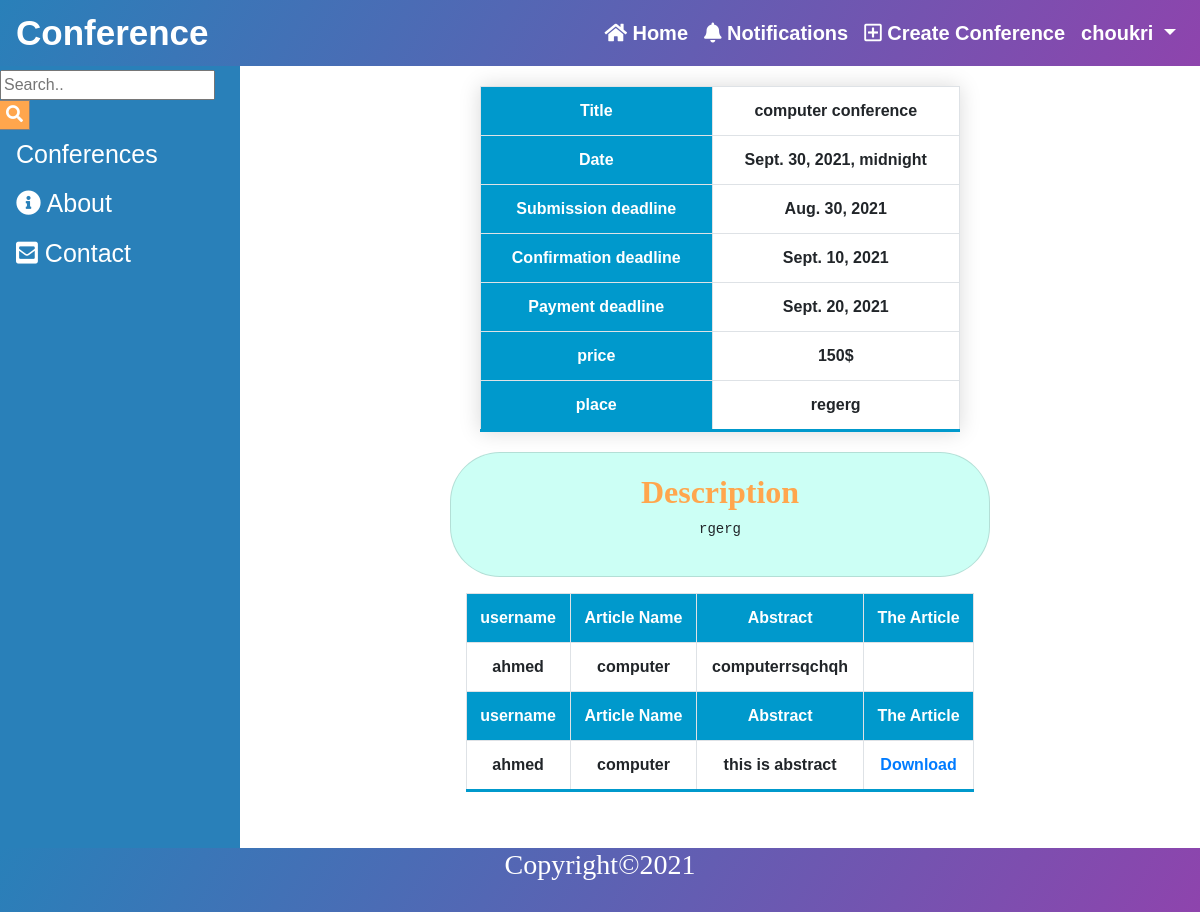
Before: /conference/1/ (signed in) with the older database file.
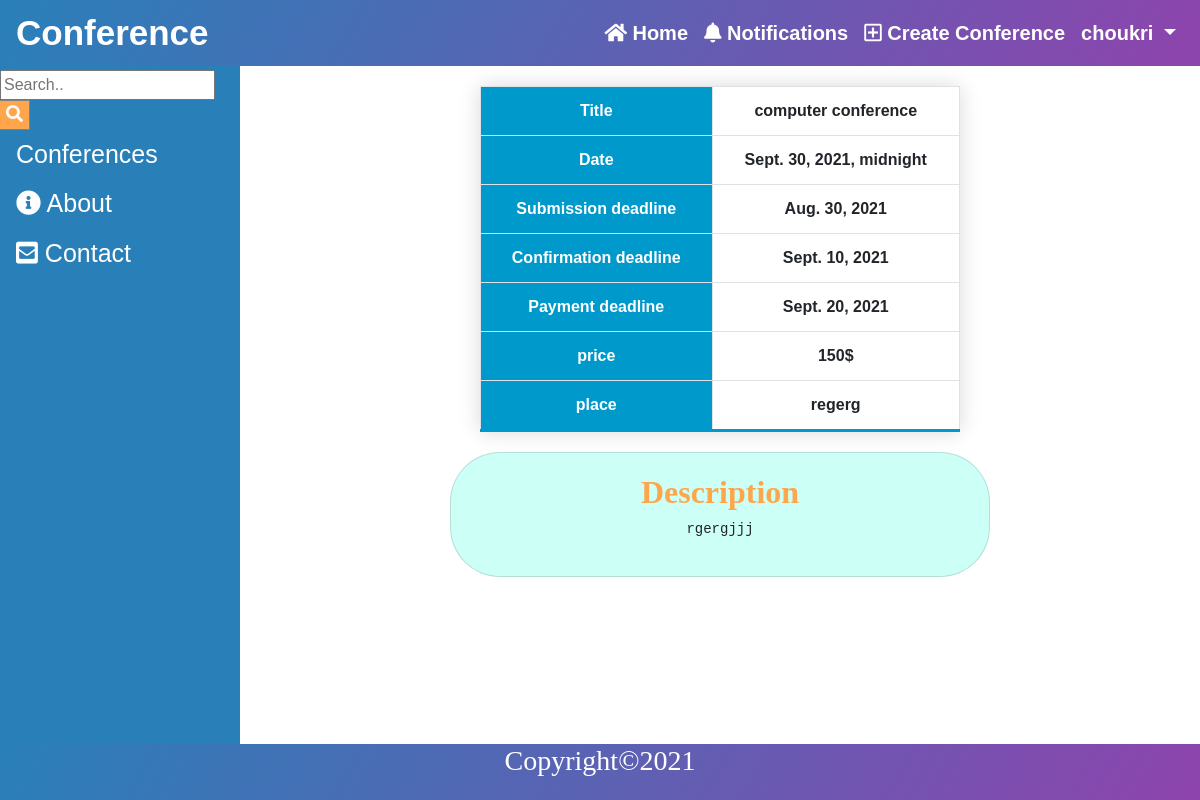
After: the same page with the newer database file.
### accounts/models.py (models this page shows, shortened)
class User(AbstractBaseUser):
    email = models.EmailField(verbose_name="email", max_length=254, unique=True)
    username = models.CharField(max_length=50, unique=True)
    first_name = models.CharField(max_length=20)
    last_name = models.CharField(max_length=20)
    date_joined = models.DateTimeField(verbose_name="join date", auto_now_add=True)
    last_login = models.DateTimeField(verbose_name="last login", auto_now=True)
    is_active = models.BooleanField(default=True)
    is_staff = models.BooleanField(default=False)
    is_admin = models.BooleanField(default=False)
    is_superuser = models.BooleanField(default=False)
    USERNAME_FIELD = 'email'
    REQUIRED_FIELDS = ['username', 'first_name', 'last_name']
    objects = UserManager()
    def __str__(self):
        return self.username

### conferences/models.py (models this page shows, shortened)
class Conference(models.Model):
    title = models.CharField(max_length=50)
    description = models.TextField(verbose_name='description')
    place = models.CharField(max_length=50)
    created_date = models.DateTimeField(auto_now_add=True)
    date = models.DateTimeField()
    submission_deadline = models.DateField()
    confirmation_deadline = models.DateField(null=True, blank=True)
    payment_deadline = models.DateField(null=True, blank=True)
    price = models.CharField(max_length=20, null=True, blank=True)
    organizer = models.ForeignKey(User, on_delete=models.RESTRICT)
    def can_confirm(self):
        if timezone.now().date() <= self.submission_deadline or timezone.now().date() > self.confirmation_deadline:
            return False
        return True

class Submission(models.Model):
    STATUS = (
        (0, 'waiting'),
        (1, 'accepted'),
        (2, 'refused'),
        (3, 'confirmed'),
    )
    first_name = models.CharField(max_length=20)
    last_name = models.CharField(max_length=20)
    email = models.EmailField(verbose_name="email", max_length=254, unique=False)
    article_name = models.CharField(max_length=100)
    abstract = models.TextField(verbose_name='abstract')
    article = models.FileField(null=True, blank=True, upload_to='files')
    authors = models.ManyToManyField(Author, related_name='article_authors', null=True, blank=True)
    status = models.IntegerField(choices=STATUS, default=0)
    demand_date = models.DateTimeField(auto_now_add=True)
    user = models.ForeignKey(User, on_delete=models.CASCADE)
    conference = models.ForeignKey(Conference, on_delete=models.CASCADE)

### conferences/views.py (the view)
class ConferenceView(generic.DetailView):
    model = Conference
    pk_url_kwarg = 'pk'
    def get_context_data(self, **kwargs):
        context = super().get_context_data(**kwargs)
        context['submission_list'] = Submission.objects.filter(conference=self.kwargs['pk'])
        return context

### conferences/templates/conferences/conference.html (shortened to what this page needs)
{% extends 'base.html' %}
{% load humanize %}
{% block content %}
    <table class="table table-bordered" id="table" align="center">
        <tr>
            <th>Title</th>
            <td>{{ conference.title }}</td>
        </tr>
        <tr >
            <th>Date</th>
            <td>{{ conference.date }}</td>
        </tr>
        <tr>
            <th>Submission deadline</th>
            <td>{{ conference.submission_deadline }}</td>
        </tr>
        <tr>
            <th>Confirmation deadline</th>
            <td>{{ conference.confirmation_deadline }}</td>
        </tr>
        <tr>
            <th>Payment deadline</th>
            <td>{{ conference.payment_deadline }}</td>
        </tr>
        <tr>
            <th>price</th>
            <td>{{ conference.price }}</td>
        </tr>
        <tr>
            <th>place</th>
            <td>{{ conference.place }}</td>
        </tr>
    </table>
    <div class="card mb-3" style="max-width: 540px;" id="container">
        <div class="row no-gutters">
            <div class="col-md-12">
                <div class="card-body text-center">
                    <h2 class="descreption" > Description </h2>
                    <pre>{{ conference.description }}</pre>
                </div>
            </div>
        </div>
    </div>
    {% if request.user == conference.organizer %}
        <table class="table table-bordered"  align="center" id="users"  >
            {% for submission in submission_list %}
                <tr>
                    <th>username</th>
                    <th>Article Name</th>
                    <th>Abstract</th>
                    <th>The Article</th>
                </tr>
                <tr>
                    <td>{{ submission.user }}</td>
                    <td>{{ submission.article_name }}</td>
                    <td>{{ submission.abstract }}</td>
                    {% if submission.article %}
                        <td><a href="{{ submission.article.url }}" download="{{ submission.article.url }}">Download</a></td>
                    {% endif %}
                </tr>
            {% endfor %}
        </table>
    {% endif %}
{% endblock %}

### templates/base.html (shortened to what this page needs)
{% load static %}
<!DOCTYPE html>
<html lang="en">
<head>
    <link rel="stylesheet" href="{% static '/css/nav.css' %}">
    <link rel="stylesheet" href="{% static '/css/sidebar.css' %}">
    <link rel="stylesheet" href="{% static '/css/footer.css' %}">
    <link rel="stylesheet" href="{% static '/css/details.css' %}">
    <link rel="stylesheet" href="{% static '/css/profile.css' %}">
    <link rel="stylesheet" href="{% static '/css/home.css' %}">
    <link rel="stylesheet" href="{% static '/css/notifications.css' %}">
    <link rel="stylesheet" href="https://pro.fontawesome.com/releases/v5.10.0/css/all.css"
/>
    <link rel="stylesheet" href="https://cdn.jsdelivr.net/npm/bootstrap@4.6.0/dist/css/bootstrap.min.css"
>
</head>
<body>
    <main>
        {% include 'includes/nav.html' %}
        {% include 'includes/aside.html' %}
        <article style="margin-left: 20%; margin-bottom: 10%">
            {% block content %}{% endblock %}
        </article>
        {% include 'includes/footer.html' %}
    </main>
</body>
</html>

### templates/includes/nav.html (shortened to what this page needs)
<nav class="navbar navbar-expand-lg navbar-light sticky-top" >
    <a href="{% url 'home' %}"id="home">Conference</a>
    <div class="collapse navbar-collapse" id="navbarNavDropdown">
        <ul class="navbar-nav ml-auto ">
            <li class="nav-item ">
                <a href="{% url 'home' %}" class="nav-link">
                    <i class="fa fa-home"></i> Home
                </a>
            </li>
            {% if user.is_authenticated %}
                <li class="nav-item " >
                    <a href="{% url 'notifications' %}" class="nav-link "  >
                        <i class="fas fa-bell"></i> Notifications
                    </a>
                </li>
                <li class="nav-item ">
                    <a href="{% url 'conference_create' %}" class="nav-link" >
                        <i class="far fa-plus-square"></i> Create Conference
                    </a>
                </li>
                <div class="dropdown" >
                    <li class="nav-item " >
                        <a href="#" class=" nav-link  dropdown-toggle"
                           role="button" id="dropdownMenuLink"
                           data-toggle="dropdown" aria-haspopup="true" aria-expanded="false" >
                            {{user.username}}
                        </a>
                    </li>
                </div>
            {% endif %}
        </ul>
    </div>
</nav>

### templates/includes/aside.html
<aside>
    <form class="search" style="margin:auto;max-width:300px">
        <input class="input" type="text" placeholder="Search.." >
        <button type="submit"><i class="fa fa-search"></i></button>
    </form>
    <a href="{% url 'home' %}">Conferences</a>
    <a href="#"><i class="fas fa-info-circle"></i> About</a>
    <a href="#"><i class="fas fa-envelope-square"></i>  Contact</a>
</aside>

### templates/includes/footer.html
<footer>
  <h3 class="copy">Copyright&copy;2021</h3>
</footer>

### static/css/nav.css (style rules this page uses)
#home { font-size:35px; font-weight: bold; color: #fff; padding-left: 0; line-height: 50px; text-decoration: none; }
.navbar-light { background: linear-gradient(120deg,#2980b9,#8e44ad); }
nav ul li a { color: white !important; line-height: 20px; text-decoration: none; font-size: 20px; padding-bottom: 10px; font-weight: bold; }

### static/css/sidebar.css (style rules this page uses)
aside { width: 20%; position: fixed; z-index: 1; top: 50px; bottom: 7%; left: 0; background-color: #2980b9; overflow-x: hidden; padding-top: 20px; }
aside a { padding: 6px 8px 6px 16px; text-decoration: none; font-size: 25px; color:white; display: block; }
form.search button { background:#ffa64d; color: white; font-size: 17px; border: 1px solid grey; border-left: none; cursor: pointer; }

### static/css/footer.css (style rules this page uses)
footer { height: 7%; position: fixed; left: 0; bottom: 0; width: 100%; background: linear-gradient(120deg,#2980b9,#8e44ad); color: white; text-align: center; font-weight: bold; font-family: cursive; }

### static/css/details.css (style rules this page uses)
#table { width: 50%; margin-top: 20px; box-shadow: 0 0 20px rgba(0, 0, 0, 0.15); text-align: center; }
th { background-color: #0099cc; color: white; font-weight: bold; }
tr:last-of-type { border-bottom: 3px solid #0099cc; }
td { font-weight: bold; }
.descreption { text-align: center; font-weight: bold; font-family: cursive; color: #ffa64d; }

### static/css/home.css (style rules this page uses)
#container { background-color: #ccfff5; margin: auto; margin-top: 20px; border-radius: 50px; }

### templates/base.html (style rules this page uses)
body { font-family: Arial, Helvetica, sans-serif; }
* { box-sizing: border-box; }

Changed rows visible on the page:
removed Submission: user "ahmed", article_name "computer", abstract "computerrsqchqh"
removed Submission: user "ahmed", article_name "computer", abstract "this is abstract"
changed Conference "computer conference": description "rgerg" → "rgergjjj"
